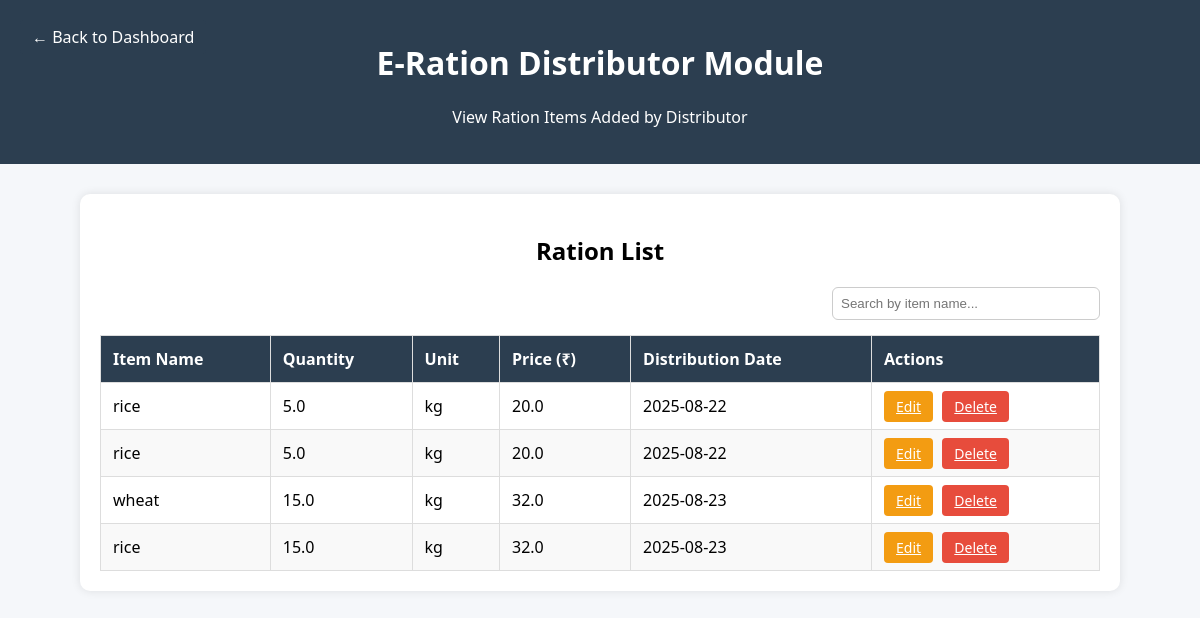
The app's page /view_ration with its own data.
### app.py (models this page shows)
class RationItem(db.Model):
    id = db.Column(db.Integer, primary_key=True)
    item_name = db.Column(db.String(100))
    quantity_available = db.Column(db.Float)
    unit = db.Column(db.String(20))
    price_per_unit = db.Column(db.Float)
    distribution_date = db.Column(db.Date)

### app.py (the view)
@app.route('/view_ration')
def view_ration():
    items = RationItem.query.all()
    return render_template("view_ration.html", items=items)

### app.py (called while the page is built, shortened)
@app.before_request
def initialize():
    db.create_all()
    db.session.commit()

### templates/view_ration.html (shortened to what this page needs)
<!DOCTYPE html>
<html lang="en">
<head>
</head>
<body>
  <header>
    <h1>E-Ration Distributor Module</h1>
    <p>View Ration Items Added by Distributor</p>
    <a href="{{ url_for('dashboard_page') }}" class="back-dashboard">← Back to Dashboard</a>
  </header>
  <div class="container">
    <h2>Ration List</h2>
    <div class="search-bar">
      <input type="text" id="searchInput" placeholder="Search by item name..." onkeyup="filterTable()" />
    </div>
    {% if items %}
      <table id="rationTable">
        <thead>
          <tr>
            <th>Item Name</th>
            <th>Quantity</th>
            <th>Unit</th>
            <th>Price (₹)</th>
            <th>Distribution Date</th>
            <th>Actions</th>
          </tr>
        </thead>
        <tbody>
          {% for item in items %}
          <tr>
            <td>{{ item.item_name }}</td>
            <td>{{ item.quantity_available }}</td>
            <td>{{ item.unit }}</td>
            <td>{{ item.price_per_unit }}</td>
            <td>{{ item.distribution_date.strftime('%Y-%m-%d') }}</td>
            <td>
              <a href="{{ url_for('edit_ration', id=item.id) }}" class="btn edit-btn">Edit</a>
              <a href="{{ url_for('delete_ration', id=item.id) }}" class="btn delete-btn" onclick="return confirm('Are you sure?')">Delete</a>
            </td>
          </tr>
          {% endfor %}
        </tbody>
      </table>
    {% else %}
      <div class="no-data">No ration items found.</div>
    {% endif %}
  </div>
</body>
</html>

### templates/view_ration.html (style rules this page uses)
body { font-family: 'Segoe UI', sans-serif; background-color: #f5f7fa; margin: 0; padding: 0; }
header { background-color: #2c3e50; color: white; padding: 20px; text-align: center; position: relative; }
a.back-dashboard { display: inline-block; position: absolute; top: 20px; left: 20px; padding: 6px 12px; background-color: #2c3e50; color: #fff; text-decoration: none; border-radius: 4px; }
.container { max-width: 1000px; margin: 30px auto; background: #fff; border-radius: 10px; padding: 20px; box-shadow: 0 0 10px rgba(0,0,0,0.1); }
h2 { text-align: center; margin-bottom: 20px; }
.search-bar { margin-bottom: 15px; text-align: right; }
.search-bar input { padding: 8px; border: 1px solid #ccc; border-radius: 6px; width: 250px; }
table { width: 100%; border-collapse: collapse; margin-top: 10px; }
table, th, td { border: 1px solid #ddd; }
th { background-color: #2c3e50; color: white; padding: 12px; text-align: left; }
td { padding: 12px; }
tr:nth-child(even) { background-color: #f9f9f9; }
.btn { padding: 6px 12px; border: none; border-radius: 4px; cursor: pointer; color: white; font-size: 14px; margin-right: 5px; }
.edit-btn { background-color: #f39c12; }
.delete-btn { background-color: #e74c3c; }

### records on screen
RationItem: item_name "rice", quantity_available "5.0", unit "kg", price_per_unit "20.0", distribution_date "2025-08-22"
RationItem: item_name "rice", quantity_available "5.0", unit "kg", price_per_unit "20.0", distribution_date "2025-08-22"
RationItem: item_name "wheat", quantity_available "15.0", unit "kg", price_per_unit "32.0", distribution_date "2025-08-23"
RationItem: item_name "rice", quantity_available "15.0", unit "kg", price_per_unit "32.0", distribution_date "2025-08-23"
